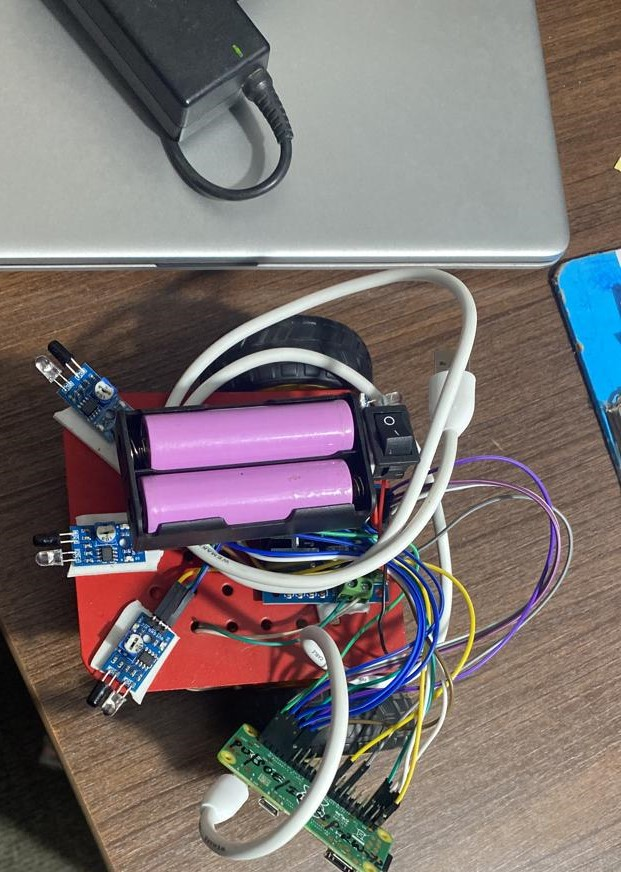
#> input picture object tracker img.jpg, 621 x 872 px, given in place of the camera
$ python objecttracker.py
#> lines starting #> are read from the running program, lines starting #| are printed output that depends on the picture; after the words box and inside, x2 and y2 are one past the last pixel; in counts of white or black regions, pixels touching at a corner belong together
from gpiozero import OutputDevice
from time import sleep
import cv2
import numpy as np

# Define GPIO pins
pin17 = OutputDevice(17)
pin18 = OutputDevice(18)
pin22 = OutputDevice(22)
pin23 = OutputDevice(23)

# Initialize video capture
cap = cv2.VideoCapture(0)
cap.set(cv2.CAP_PROP_FRAME_WIDTH, 320)
cap.set(cv2.CAP_PROP_FRAME_HEIGHT, 240)

# Define track color (in BGR format)
track_color = np.uint8([[[0, 0, 255]]])  # Red color in BGR format

while True:
    ret, frame = cap.read()
#> frame is the input picture: shape (872, 621, 3); mean B, G, R 112.3, 112.6, 121.8
    if not ret:
        break

    # Convert frame to HSV
    hsv = cv2.cvtColor(frame, cv2.COLOR_BGR2HSV)
#> hsv: shape (872, 621, 3); mean H, S, V 58.7, 63.8, 131.1

    # Define lower and upper bounds for track color in HSV
    lower_bound = np.array([0, 100, 100])
    upper_bound = np.array([10, 255, 255])

    # Threshold the HSV image to get only the desired color
    mask = cv2.inRange(hsv, lower_bound, upper_bound)
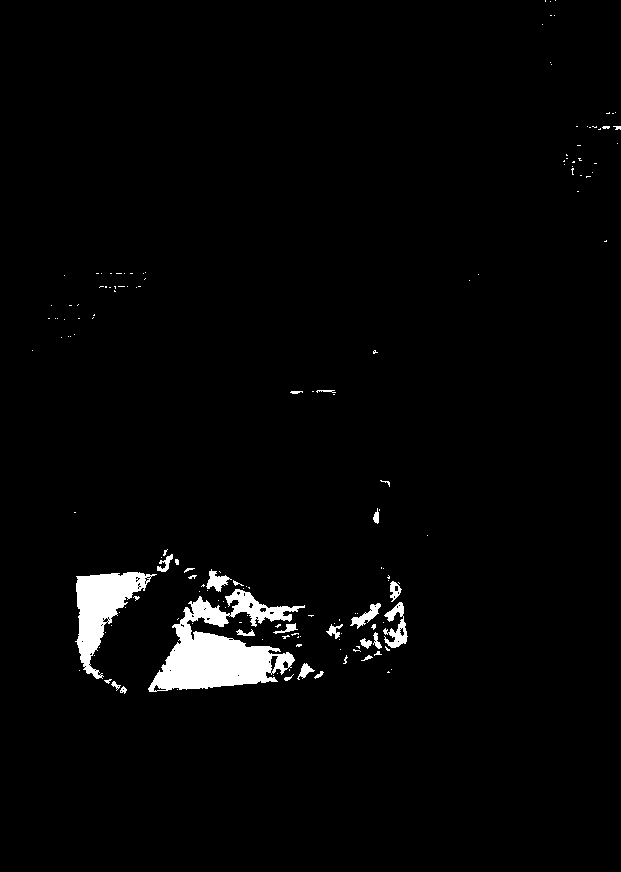
#> mask: shape (872, 621); 2.5% white; 160 white regions (132 under 20 px)

    # Find contours in the mask
    contours, _ = cv2.findContours(mask, cv2.RETR_EXTERNAL, cv2.CHAIN_APPROX_SIMPLE)
#> contours = 160 contours, 143 with area under 20; largest, box (x1, y1, x2, y2) and area: (148, 589, 305, 692) 7200, (75, 572, 157, 679) 3376, (383, 602, 408, 648) 458, (350, 603, 381, 629) 239, (206, 569, 232, 592) 225

    if contours:
        # Get the largest contour
        largest_contour = max(contours, key=cv2.contourArea)
#> largest_contour = contour of 522 points, box (x1, y1, x2, y2) (148, 589, 305, 692), area 7200
        (x, y), _ = cv2.minEnclosingCircle(largest_contour)
#> x = 226.5; y = 648
        x = int(x)
#> x = 226
        y = int(y)

        # Draw a circle at the tracked pixel
        cv2.circle(frame, (x, y), 16, (0, 0, 255), 4)
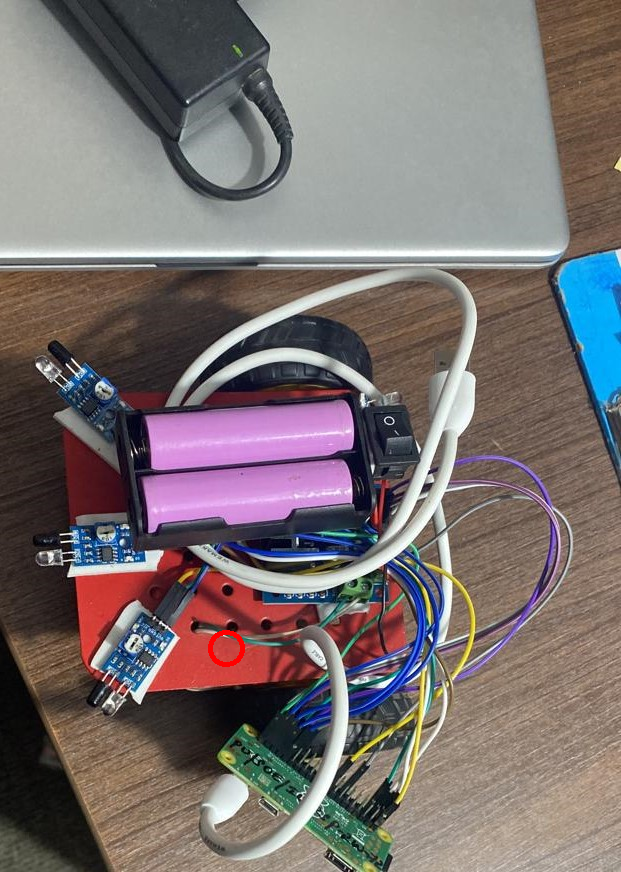
#> frame: shape (872, 621, 3); 0.09% of pixels changed, all inside (x1, y1, x2, y2) = (208, 630, 245, 667)

        # Perform GPIO operations based on tracked pixel position
        if x < 140:
            pin17.on()
            pin18.on()
            pin22.on()
            pin23.off()
            sleep(0.01)
            pin17.on()
            pin18.on()
            pin22.on()
            pin23.on()
            print("Turn Right")
        elif x > 200:
            pin17.on()
            pin18.off()
            pin22.on()
            pin23.on()
            sleep(0.01)
            pin17.on()
            pin18.on()
            pin22.on()
            pin23.on()
            print("Turn Left")
        elif y < 170:
            pin17.on()
            pin18.off()
            pin22.on()
            pin23.off()
            sleep(0.01)
            pin17.on()
            pin18.on()
            pin22.on()
            pin23.on()
            print("Go Forward")
        else:
            pin17.on()
            pin18.on()
            pin22.on()
            pin23.on()
    else:
        pin17.on()
        pin18.on()
        pin22.on()
        pin23.on()

    cv2.imshow('frame', frame)
    if cv2.waitKey(1) & 0xFF == ord('q'):
#> (key q is pressed here)
        break

# Release the capture
cap.release()
cv2.destroyAllWindows()
